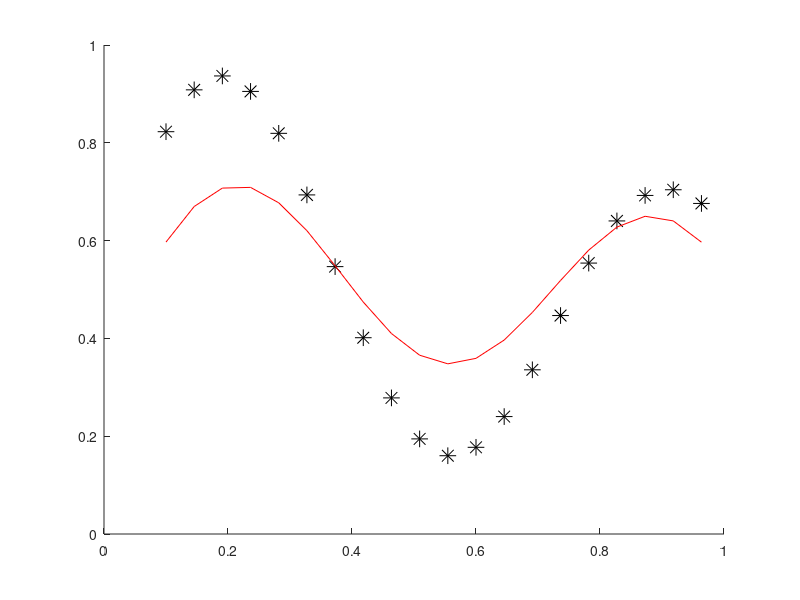

Write MATLAB code to recreate this figure.
x = 0.1:1/22:1;
y = ((1 + 0.6 * sin (2 * pi * x / 0.7)) + 0.3 * sin (2 * pi * x)) / 2;

hold on
plot(x, y, 'k*', 'MarkerSize', 12)

%2. Tinklo strukturos pasirinkimas
c1 = 0.2; r1 = 0.25;
c2 = 0.9; r2 = 0.25;

%3. Pradiniu parametru pasirinkimas
w1 = rand(1);
w2 = rand(1);
w0 = rand(1);
n = 0.1;

for m = 1:100
    for indx = 1: numel(x)
        F1 =  exp(-(x(indx)-c1)^2/(2*r1^2));
        F2 =  exp(-(x(indx)-c2)^2/(2*r2^2));

        yPredicted = F1*w1 + F2*w2 + w0;

        %5. klaidos skaiciavimas
        e = y(indx) - yPredicted;
        % rysius svoriu atnaujinimas
        w1 = w1 + n*e*F1;
        w2 = w2 + n*e*F2;
        w0 = w0 + n*e;
    end
end

% high resolution grafiko piesimas
for indx = 1: numel(x)
    F1 =  exp(-(x(indx)-c1)^2/(2*r1^2));
    F2 =  exp(-(x(indx)-c2)^2/(2*r2^2));

    yPredicted = F1*w1 + F2*w2 + w0;
    Y(indx) = yPredicted;
end
plot(x, Y, 'r')